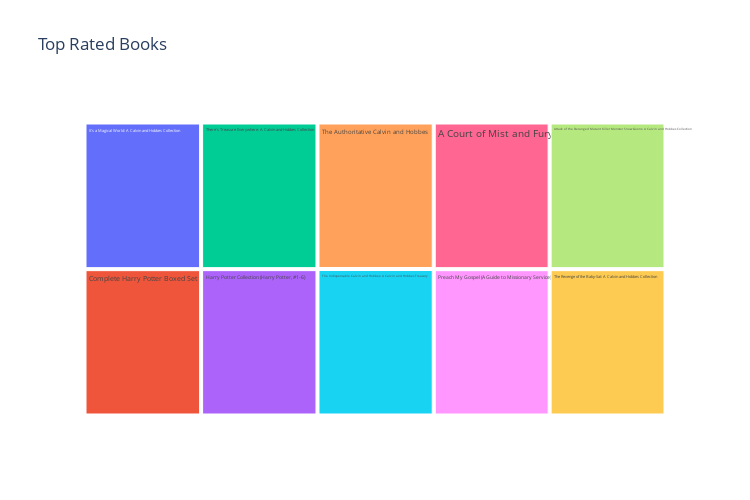

Write notebook code for a chart like this one.
### Code cell
fig = px.treemap(tf_top_rated, path=['original_title'], values='average_rating',title='Top Rated Books', width=750, height=500)
fig.show()

### Figure 1 — Plotly figure (JSON) as saved in the notebook; plotly's stock layout.template omitted (floating-point values rounded to 4 significant figures)
{"data": [{"branchvalues": "total", "domain": {"x": [0, 1], "y": [0, 1]}, "hovertemplate": "labels=%{label}<br>average_rating=%{value}<br>parent=%{parent}<br>id=%{id}<extra></extra>", "ids": ["A Court of Mist and Fury", "Attack of the Deranged Mutant Killer Monster Snow Goons: A Calvin and Hobbes Collection", "Complete Harry Potter Boxed Set", "Harry Potter Collection (Harry Potter, #1-6)", "It's a Magical World: A Calvin and Hobbes Collection", "Preach My Gospel (A Guide to Missionary Service)", "The Authoritative Calvin and Hobbes", "The Indispensable Calvin and Hobbes: A Calvin and Hobbes Treasury", "The Revenge of the Baby-Sat: A Calvin and Hobbes Collection", "There's Treasure Everywhere: A Calvin and Hobbes Collection"], "labels": ["A Court of Mist and Fury", "Attack of the Deranged Mutant Killer Monster Snow Goons: A Calvin and Hobbes Collection", "Complete Harry Potter Boxed Set", "Harry Potter Collection (Harry Potter, #1-6)", "It's a Magical World: A Calvin and Hobbes Collection", "Preach My Gospel (A Guide to Missionary Service)", "The Authoritative Calvin and Hobbes", "The Indispensable Calvin and Hobbes: A Calvin and Hobbes Treasury", "The Revenge of the Baby-Sat: A Calvin and Hobbes Collection", "There's Treasure Everywhere: A Calvin and Hobbes Collection"], "name": "", "parents": ["", "", "", "", "", "", "", "", "", ""], "type": "treemap", "values": [4.72, 4.72, 4.74, 4.73, 4.75, 4.71, 4.73, 4.73, 4.71, 4.74]}], "layout": {"height": 500, "legend": {"tracegroupgap": 0}, "title": {"text": "Top Rated Books"}, "width": 750}}
